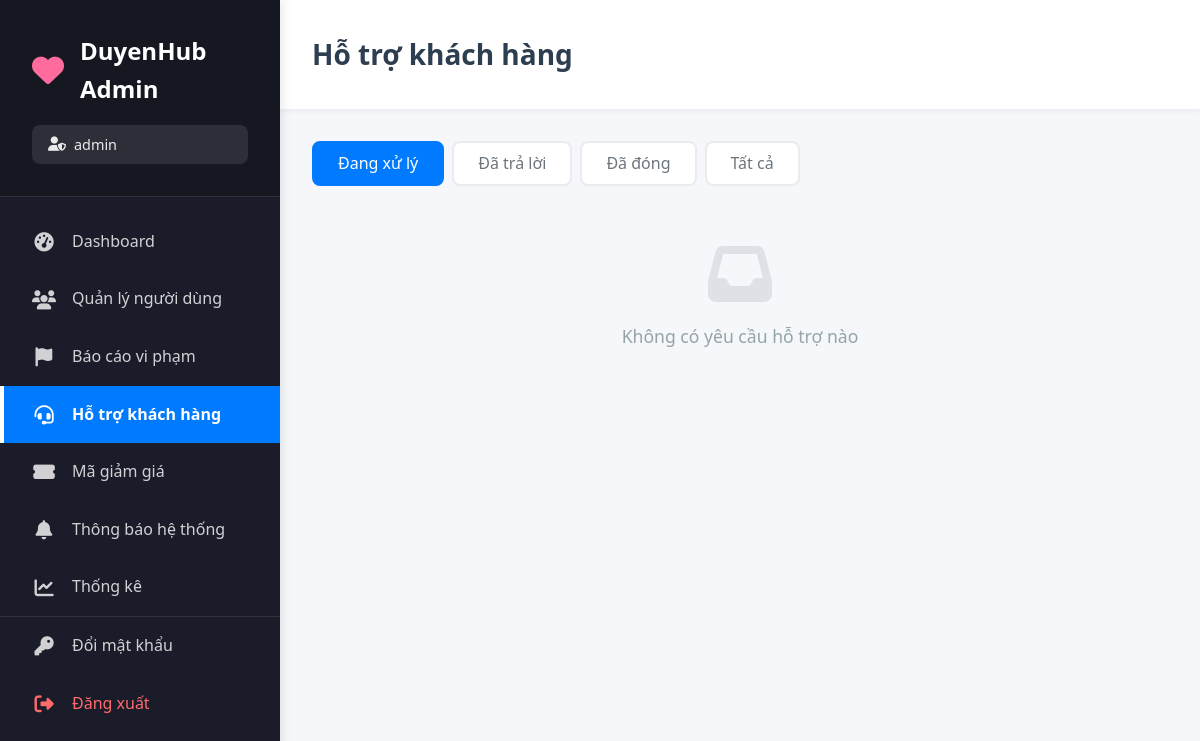
The page /views/admin/hotro.php (signed in) on the database as committed earlier.
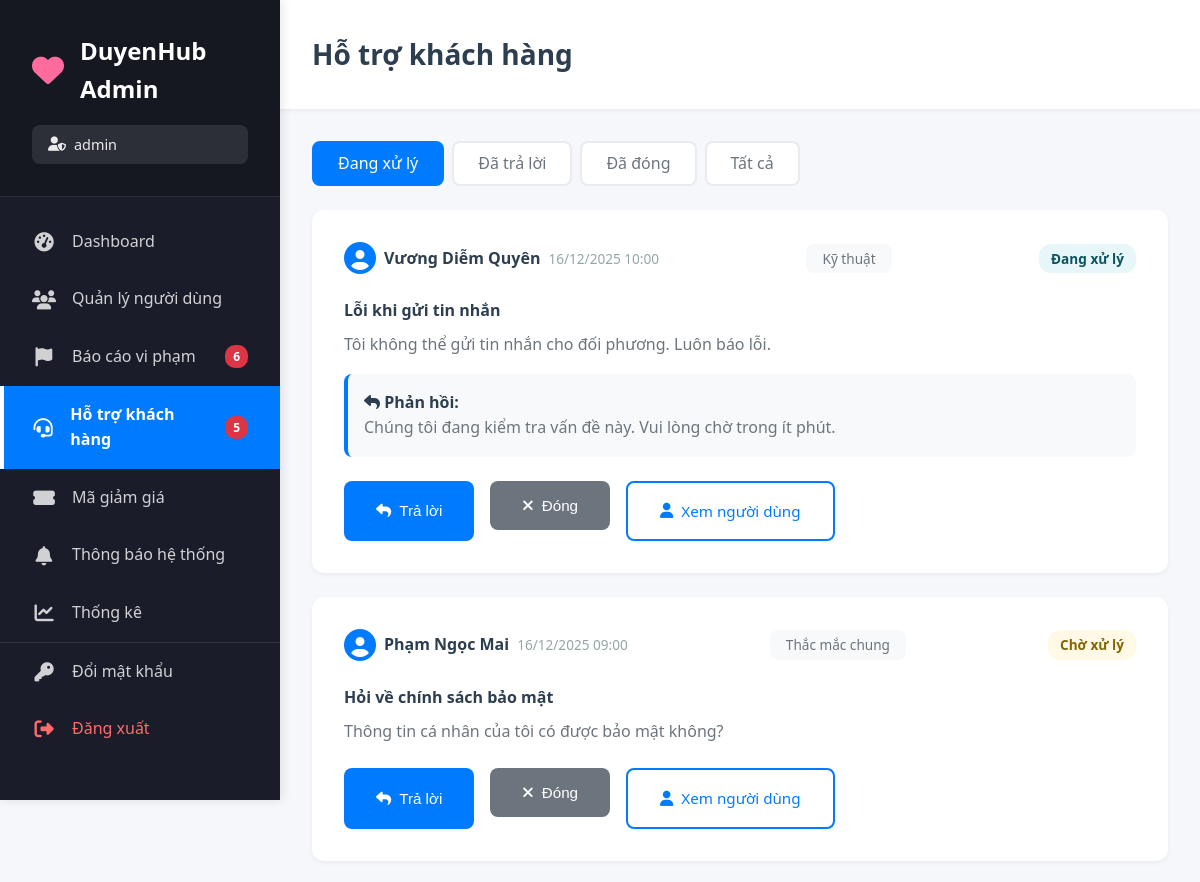
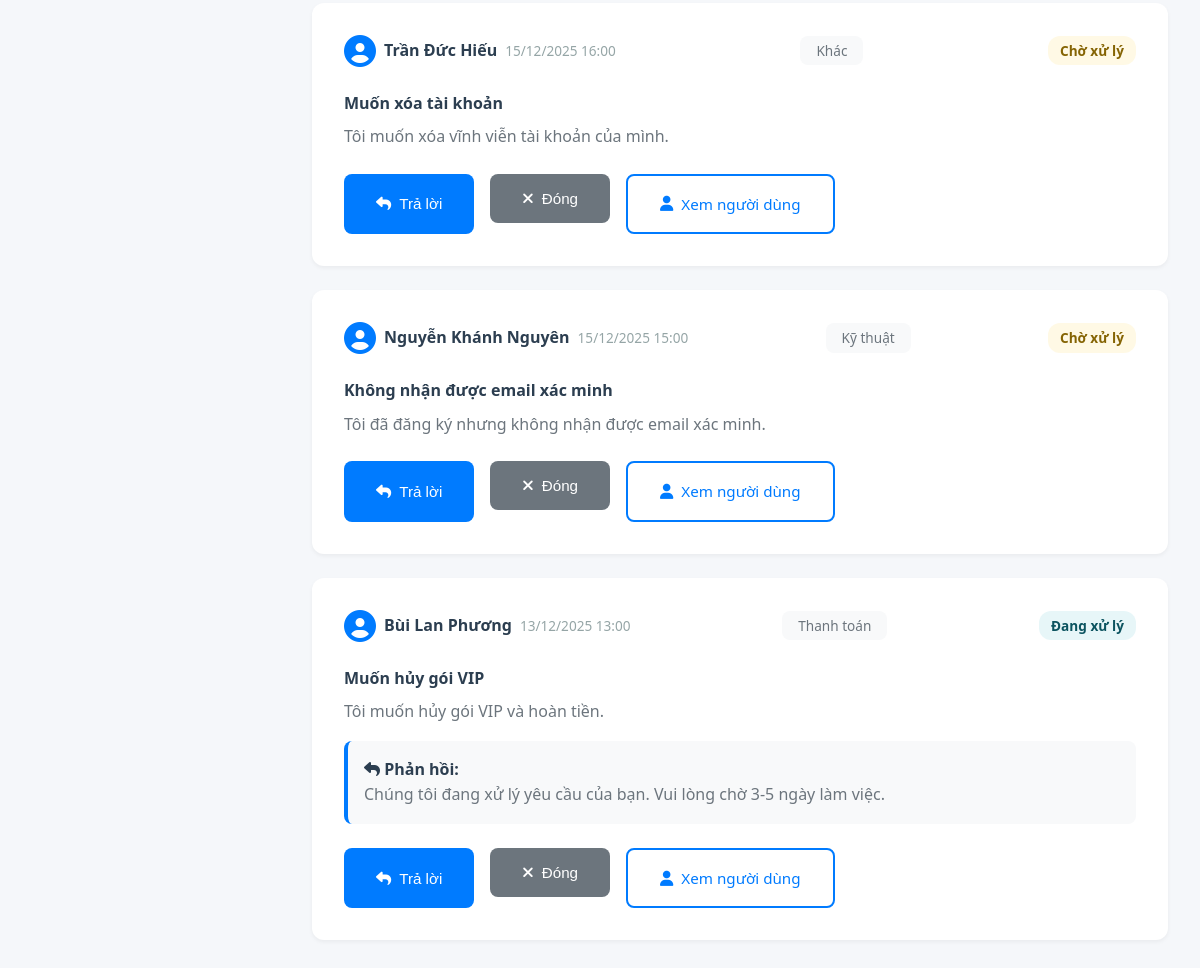
The same page on the database as committed later (2 pictures, top to bottom).
### tables this page shows
CREATE TABLE `hotro` (
  `maHoTro` int(11) NOT NULL,
  `maNguoiDung` int(11) NOT NULL,
  `tieuDe` varchar(255) NOT NULL,
  `noiDung` text NOT NULL,
  `loai` enum('general','payment','technical','report','other') DEFAULT 'general',
  `trangThai` enum('pending','in_progress','resolved','closed') DEFAULT 'pending',
  `maAdminPhuTrach` int(11) DEFAULT NULL,
  `phanHoi` text DEFAULT NULL,
  `thoiDiemTao` datetime DEFAULT current_timestamp(),
  `thoiDiemCapNhat` datetime DEFAULT NULL ON UPDATE current_timestamp()
);

CREATE TABLE `hoso` (
  `maHoSo` int(11) NOT NULL,
  `maNguoiDung` int(11) DEFAULT NULL,
  `ten` varchar(100) DEFAULT NULL,
  `ngaySinh` date DEFAULT NULL,
  `gioiTinh` enum('Nam','Nữ','Khac') DEFAULT NULL,
  `tinhTrangHonNhan` varchar(50) DEFAULT NULL,
  `canNang` float DEFAULT NULL,
  `chieuCao` float DEFAULT NULL,
  `mucTieuPhatTrien` text DEFAULT NULL,
  `hocVan` varchar(100) DEFAULT NULL,
  `noiSong` varchar(100) DEFAULT NULL,
  `soThich` text DEFAULT NULL,
  `moTa` text DEFAULT NULL,
  `avt` varchar(255) DEFAULT NULL
);

### models/mSession.php (called while the page is built, shortened)
<?php
class Session {
    public static function get($key, $default = null) {
        return isset($_SESSION[$key]) ? $_SESSION[$key] : $default;
    }
}
?>

### views/admin/hotro.php (the view, shortened to what this page needs)
<?php
require_once '../../models/mSession.php';
$adminName = Session::get('admin_name');
$db = clsConnect::getInstance()->connect();
$filter = $_GET['filter'] ?? 'pending';
$sql = "SELECT h.*, n.tenDangNhap, hs.ten
        FROM hotro h
        LEFT JOIN nguoidung n ON h.maNguoiDung = n.maNguoiDung
        LEFT JOIN hoso hs ON h.maNguoiDung = hs.maNguoiDung";
if ($filter === 'pending') {
    $sql .= " WHERE h.trangThai IN ('pending', 'in_progress')";
} elseif ($filter === 'resolved') {
    $sql .= " WHERE h.trangThai = 'resolved'";
} elseif ($filter === 'closed') {
    $sql .= " WHERE h.trangThai = 'closed'";
}
$sql .= " ORDER BY h.thoiDiemTao DESC LIMIT 100";
$result = $db->query($sql);
$supports = $result->fetch_all(MYSQLI_ASSOC);
?>
<!DOCTYPE html>
<html lang="vi">
<head>
    <link rel="stylesheet" href="https://cdnjs.cloudflare.com/ajax/libs/font-awesome/6.4.0/css/all.min.css">
    <link rel="stylesheet" href="../../public/css/admin.css?v=<?php echo time(); ?>">
</head>
<body>
    <div class="admin-wrapper">
        <?php include 'sidebar.php'; ?>
        <main class="main-content">
            <div class="top-bar">
                <h1>Hỗ trợ khách hàng</h1>
            </div>
            <div class="content-area">
                <div class="filter-tabs">
                    <a href="?filter=pending" class="<?php echo $filter === 'pending' ? 'active' : ''; ?>">Đang xử lý</a>
                    <a href="?filter=resolved" class="<?php echo $filter === 'resolved' ? 'active' : ''; ?>">Đã trả lời</a>
                    <a href="?filter=closed" class="<?php echo $filter === 'closed' ? 'active' : ''; ?>">Đã đóng</a>
                    <a href="?filter=all" class="<?php echo $filter === 'all' ? 'active' : ''; ?>">Tất cả</a>
                </div>
                <div class="support-list">
                    <?php foreach ($supports as $support): ?>
                    <div class="support-card">
                        <div class="support-header">
                            <div class="support-user">
                                <i class="fas fa-user-circle"></i>
                                <strong><?php echo htmlspecialchars($support['ten'] ?? $support['tenDangNhap'] ?? 'N/A'); ?></strong>
                                <span class="support-time"><?php echo date('d/m/Y H:i', strtotime($support['thoiDiemTao'])); ?></span>
                            </div>
                            <div class="support-type">
                                <?php
                                $types = [
                                    'general' => 'Thắc mắc chung',
                                    'payment' => 'Thanh toán',
                                    'technical' => 'Kỹ thuật',
                                    'report' => 'Báo cáo',
                                    'other' => 'Khác'
                                ];
                                echo $types[$support['loai']] ?? $support['loai'];
                                ?>
                            </div>
                            <div class="support-status">
                                <?php if ($support['trangThai'] === 'pending'): ?>
                                    <span class="badge badge-warning">Chờ xử lý</span>
                                <?php elseif ($support['trangThai'] === 'in_progress'): ?>
                                    <span class="badge badge-info">Đang xử lý</span>
                                <?php elseif ($support['trangThai'] === 'resolved'): ?>
                                    <span class="badge badge-success">Đã trả lời</span>
                                <?php else: ?>
                                    <span class="badge badge-secondary">Đã đóng</span>
                                <?php endif; ?>
                            </div>
                        </div>
                        <div class="support-content">
                            <h4><?php echo htmlspecialchars($support['tieuDe']); ?></h4>
                            <p><?php echo nl2br(htmlspecialchars($support['noiDung'])); ?></p>
                            <?php if (!empty($support['phanHoi'])): ?>
                            <div class="support-reply">
                                <strong><i class="fas fa-reply"></i> Phản hồi:</strong>
                                <p><?php echo nl2br(htmlspecialchars($support['phanHoi'])); ?></p>
                            </div>
                            <?php endif; ?>
                        </div>
                        <div class="support-actions">
                            <?php if ($support['trangThai'] === 'pending' || $support['trangThai'] === 'in_progress'): ?>
                                <button onclick="showReplyModal(<?php echo $support['maHoTro']; ?>)" class="btn btn-primary">
                                    <i class="fas fa-reply"></i> Trả lời
                                </button>
                                <form method="POST" style="display: inline;">
                                    <button type="submit" class="btn btn-secondary">
                                        <i class="fas fa-times"></i> Đóng
                                    </button>
                                </form>
                            <?php endif; ?>
                            <a href="xemnguoidung.php?id=<?php echo $support['maNguoiDung']; ?>" class="btn btn-outline">
                                <i class="fas fa-user"></i> Xem người dùng
                            </a>
                        </div>
                    </div>
                    <?php endforeach; ?>
                    <?php if (empty($supports)): ?>
                    <div class="empty-state">
                        <i class="fas fa-inbox"></i>
                        <p>Không có yêu cầu hỗ trợ nào</p>
                    </div>
                    <?php endif; ?>
                </div>
            </div>
        </main>
    </div>
</body>
</html>

### views/admin/sidebar.php
<?php
$db = clsConnect::getInstance()->connect();
$result = $db->query("SELECT COUNT(*) as total FROM baocao WHERE trangThai = 'ChuaXuLy'");
$pendingReports = $result->fetch_assoc()['total'];
$result = $db->query("SELECT COUNT(*) as total FROM hotro WHERE trangThai IN ('pending', 'in_progress')");
$pendingSupport = $result->fetch_assoc()['total'];
$currentPage = basename($_SERVER['PHP_SELF']);
?>
<aside class="sidebar">
    <div class="sidebar-header">
        <div class="logo">
            <i class="fas fa-heart"></i>
            <h2>DuyenHub Admin</h2>
        </div>
        <p class="admin-info">
            <i class="fas fa-user-shield"></i> <?php echo htmlspecialchars($adminName); ?>
        </p>
    </div>
    <ul class="sidebar-menu">
        <li>
            <a href="index.php" class="<?php echo $currentPage === 'index.php' ? 'active' : ''; ?>">
                <i class="fas fa-tachometer-alt"></i>
                <span>Dashboard</span>
            </a>
        </li>
        <li>
            <a href="quanlynguoidung.php" class="<?php echo $currentPage === 'quanlynguoidung.php' ? 'active' : ''; ?>">
                <i class="fas fa-users"></i>
                <span>Quản lý người dùng</span>
            </a>
        </li>
        <li>
            <a href="quanlybaocao.php" class="<?php echo $currentPage === 'quanlybaocao.php' ? 'active' : ''; ?>">
                <i class="fas fa-flag"></i>
                <span>Báo cáo vi phạm</span>
                <?php if ($pendingReports > 0): ?>
                    <span class="badge"><?php echo $pendingReports; ?></span>
                <?php endif; ?>
            </a>
        </li>
        <li>
            <a href="hotro.php" class="<?php echo $currentPage === 'hotro.php' ? 'active' : ''; ?>">
                <i class="fas fa-headset"></i>
                <span>Hỗ trợ khách hàng</span>
                <?php if ($pendingSupport > 0): ?>
                    <span class="badge"><?php echo $pendingSupport; ?></span>
                <?php endif; ?>
            </a>
        </li>
        <li>
            <a href="magiamgia.php" class="<?php echo $currentPage === 'magiamgia.php' ? 'active' : ''; ?>">
                <i class="fas fa-ticket-alt"></i>
                <span>Mã giảm giá</span>
            </a>
        </li>
        <li>
            <a href="thongbao.php" class="<?php echo $currentPage === 'thongbao.php' ? 'active' : ''; ?>">
                <i class="fas fa-bell"></i>
                <span>Thông báo hệ thống</span>
            </a>
        </li>
        <li>
            <a href="thongke.php" class="<?php echo $currentPage === 'thongke.php' ? 'active' : ''; ?>">
                <i class="fas fa-chart-line"></i>
                <span>Thống kê</span>
            </a>
        </li>
        <li class="menu-separator"></li>
        <li>
            <a href="doimatkhau.php" class="<?php echo $currentPage === 'doimatkhau.php' ? 'active' : ''; ?>">
                <i class="fas fa-key"></i>
                <span>Đổi mật khẩu</span>
            </a>
        </li>
        <li>
            <a href="../../controller/cAdminLogout.php" class="logout-link">
                <i class="fas fa-sign-out-alt"></i>
                <span>Đăng xuất</span>
            </a>
        </li>
    </ul>
</aside>

Rows that differ between the two databases and show on the page:
added hotro: hoso.ten "Vương Diễm Quyên", thoiDiemTao "16/12/2025 10:00", loai "Kỹ thuật", trangThai "Đang xử lý", tieuDe "Lỗi khi gửi tin nhắn", noiDung "Tôi không thể gửi tin nhắn cho đối phương. Luôn báo lỗi.", phanHoi "Chúng tôi đang kiểm tra vấn đề này. Vui lòng chờ trong ít phút."
added hotro: hoso.ten "Phạm Ngọc Mai", thoiDiemTao "16/12/2025 09:00", loai "Thắc mắc chung", trangThai "Chờ xử lý", tieuDe "Hỏi về chính sách bảo mật", noiDung "Thông tin cá nhân của tôi có được bảo mật không?"
added hotro: hoso.ten "Trần Đức Hiếu", thoiDiemTao "15/12/2025 16:00", loai "Khác", trangThai "Chờ xử lý", tieuDe "Muốn xóa tài khoản", noiDung "Tôi muốn xóa vĩnh viễn tài khoản của mình."
added hotro: hoso.ten "Nguyễn Khánh Nguyên", thoiDiemTao "15/12/2025 15:00", loai "Kỹ thuật", trangThai "Chờ xử lý", tieuDe "Không nhận được email xác minh", noiDung "Tôi đã đăng ký nhưng không nhận được email xác minh."
added hotro: hoso.ten "Bùi Lan Phương", thoiDiemTao "13/12/2025 13:00", loai "Thanh toán", trangThai "Đang xử lý", tieuDe "Muốn hủy gói VIP", noiDung "Tôi muốn hủy gói VIP và hoàn tiền.", phanHoi "Chúng tôi đang xử lý yêu cầu của bạn. Vui lòng chờ 3-5 ngày làm việc."
Other text that changed with them:
$pendingReports: (not shown) → "6"
$pendingSupport: (not shown) → "5"
text no longer shown: "Không có yêu cầu hỗ trợ nào"
